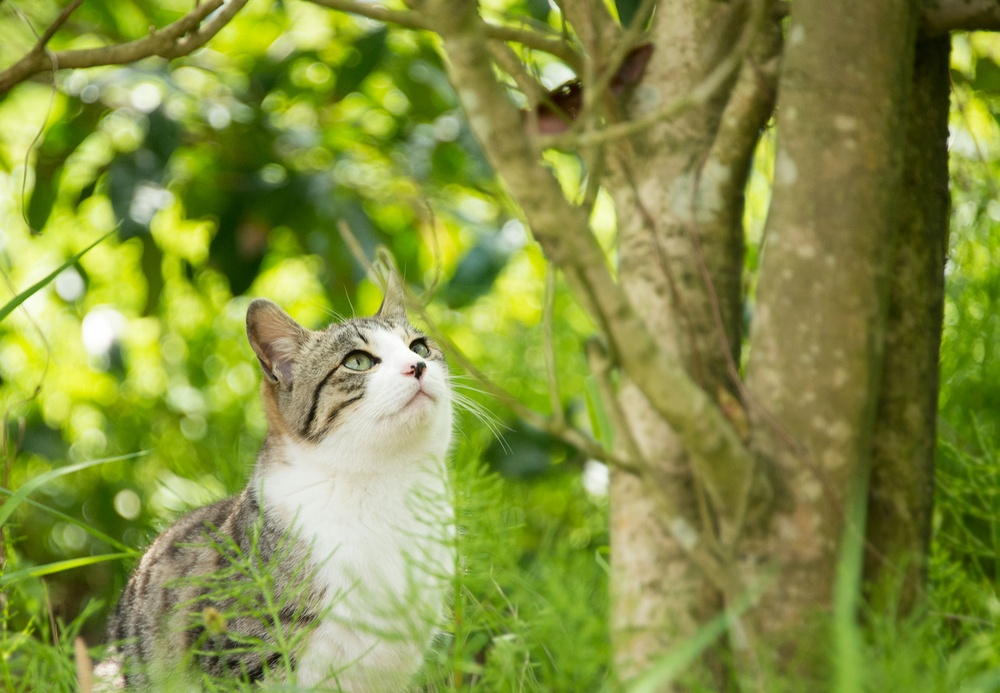
#> input picture Clusetering/cat-free-photo-for-kmeans.jpg, 1000 x 693 px, shrunk from 2000 x 1386 before the run, found by its file name
$ jupyter execute k-means-framework.ipynb
#> lines starting #> are read from the running program, lines starting #| are printed output that depends on the picture
# k-means(k平均法)　エルボー法とかシルエット法とか

### アルゴリズムの実態

0. kを決める
1. 初期値をk個決定する
2. 重心に近い点を決定する
3. それぞれの重心にそれぞれの重心を移動する（パワーワード感）
4. 2~3.を繰り返す
5. kを変更して1に戻る

[cell 1]
import numpy as np
import matplotlib.pyplot as plt
from sklearn.cluster import KMeans

## ダミーデータを作成する

[cell 2]
n_data0 = 20             #1.データの数
n_data1 = 20
n_data2 = 20

mean0 = [1, 4]          #2.データ０における平均値（ｘ、ｙ）
mean1 = [1.8, 2]
mean2 = [1.4, 1]
noise = [[0.8, 2.2],
         [3.0, 0.7]]


cov0  = [[0.04, 0.0],
         [0.0, 0.04]]    #3.データ０における共分散行列
cov1  = [[0.04, 0.0],
         [0.0, 0.04]]
cov2  = [[0.04, 0.0],
         [0.0, 0.04]]


#二次元正規分布を生成する（0~3の値によって変動する）
X0 = np.random.multivariate_normal(mean0, cov0, n_data0)
X1 = np.random.multivariate_normal(mean1, cov1, n_data1)
X2 = np.random.multivariate_normal(mean2, cov2, n_data2)

#それぞれのデータの結合
X = np.concatenate((X0, X1, X2, noise))

plt.scatter(X[:,0],X[:,1],)
plt.xlabel('x')
plt.ylabel('y')
plt.show()
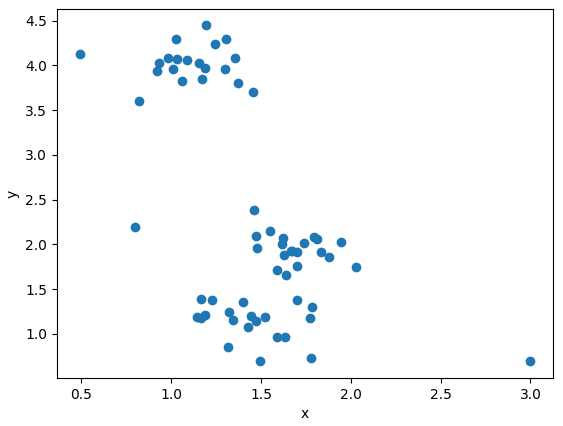
#> figure drawn by matplotlib, 1 panel

[cell 3]
k_mn = KMeans(3)
y = k_mn.fit_predict(X)
center = k_mn.cluster_centers_
print(y)
print(center)

plt.scatter(X[:,0],X[:,1],c=y)
plt.scatter(center[:,0],center[:,1],c="r")
plt.plot()
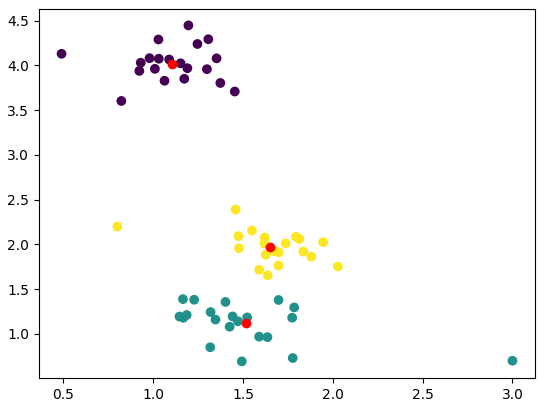
#> figure drawn by matplotlib, 1 panel

## ここからは画像圧縮のタスクに取り組んでみる

[cell 4]
import cv2

[cell 5]
file = "cat-free-photo-for-kmeans.jpg"

img = cv2.imread(file)
#> img is the input picture: shape (693, 1000, 3); mean B, G, R 65.5, 144.8, 133.2
print(img.shape)
#| (693, 1000, 3)
img = cv2.cvtColor(img,cv2.COLOR_RGB2BGR)

plt.imshow(img)
plt.show()
